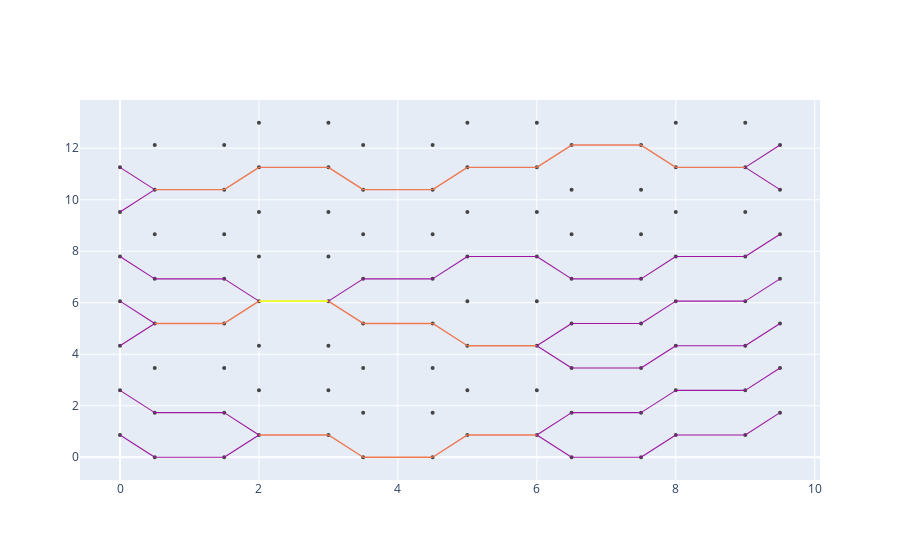

The notebook cell saved with this chart:
### Code cell


### Figure 1 — Plotly figure (JSON) as saved in the notebook; plotly's stock layout.template omitted (floating-point values rounded to 4 significant figures; data arrays with more than 128 entries replaced by an {"elided": "..."} marker saying what was removed)
{"data": [{"hoverinfo": "text", "hovertext": ["label: 0<br>source: 0.0<br>", "label: 1<br>source: -1.0<br>", "label: 2<br>source: 0.0<br>", "label: 3<br>source: -1.0<br>", "label: 4<br>source: 0.0<br>", "label: 5<br>source: -1.0<br>", "label: 6<br>source: 0.0<br>", "label: 7<br>source: -1.0<br>", "label: 8<br>source: 0.0<br>", "label: 9<br>source: -1.0<br>", "label: 10<br>source: 0.0<br>", "label: 11<br>source: -1.0<br>", "label: 12<br>source: 0.0<br>", "label: 13<br>source: -1.0<br>", "label: 14<br>source: 0.0<br>", "label: 15<br>source: 0.0<br>", "label: 16<br>source: 0.0<br>", "label: 17<br>source: 0.0<br>", "label: 18<br>source: 0.0<br>", "label: 19<br>source: 0.0<br>", "label: 20<br>source: 0.0<br>", "label: 21<br>source: 0.0<br>", "label: 22<br>source: 0.0<br>", "label: 23<br>source: 0.0<br>", "label: 24<br>source: 0.0<br>", "label: 25<br>source: 0.0<br>", "label: 26<br>source: 0.0<br>", "label: 27<br>source: 0.0<br>", "label: 28<br>source: 0.0<br>", "label: 29<br>source: 0.0<br>", "label: 30<br>source: 0.0<br>", "label: 31<br>source: 0.0<br>", "label: 32<br>source: 0.0<br>", "label: 33<br>source: 0.0<br>", "label: 34<br>source: 0.0<br>", "label: 35<br>source: 0.0<br>", "label: 36<br>source: 0.0<br>", "label: 37<br>source: 0.0<br>", "label: 38<br>source: 0.0<br>", "label: 39<br>source: 0.0<br>", "label: 40<br>source: 0.0<br>", "label: 41<br>source: 0.0<br>", "label: 42<br>source: 0.0<br>", "label: 43<br>source: 0.0<br>", "label: 44<br>source: 0.0<br>", "label: 45<br>source: 0.0<br>", "label: 46<br>source: 0.0<br>", "label: 47<br>source: 0.0<br>", "label: 48<br>source: 0.0<br>", "label: 49<br>source: 0.0<br>", "label: 50<br>source: 0.0<br>", "label: 51<br>source: 0.0<br>", "label: 52<br>source: 0.0<br>", "label: 53<br>source: 0.0<br>", "label: 54<br>source: 0.0<br>", "label: 55<br>source: 0.0<br>", "label: 56<br>source: 0.0<br>", "label: 57<br>source: 0.0<br>", "label: 58<br>source: 0.0<br>", "label: 59<br>source: 0.0<br>", "label: 60<br>source: 0.0<br>", "label: 61<br>source: 0.0<br>", "label: 62<br>source: 0.0<br>", "label: 63<br>source: 0.0<br>", "label: 64<br>source: 0.0<br>", "label: 65<br>source: 0.0<br>", "label: 66<br>source: 0.0<br>", "label: 67<br>source: 0.0<br>", "label: 68<br>source: 0.0<br>", "label: 69<br>source: 0.0<br>", "label: 70<br>source: 0.0<br>", "label: 71<br>source: 0.0<br>", "label: 72<br>source: 0.0<br>", "label: 73<br>source: 0.0<br>", "label: 74<br>source: 0.0<br>", "label: 75<br>source: 0.0<br>", "label: 76<br>source: 0.0<br>", "label: 77<br>source: 0.0<br>", "label: 78<br>source: 0.0<br>", "label: 79<br>source: 0.0<br>", "label: 80<br>source: 0.0<br>", "label: 81<br>source: 0.0<br>", "label: 82<br>source: 0.0<br>", "label: 83<br>source: 0.0<br>", "label: 84<br>source: 0.0<br>", "label: 85<br>source: 0.0<br>", "label: 86<br>source: 0.0<br>", "label: 87<br>source: 0.0<br>", "label: 88<br>source: 0.0<br>", "label: 89<br>source: 0.0<br>", "label: 90<br>source: 0.0<br>", "label: 91<br>source: 0.0<br>", "label: 92<br>source: 0.0<br>", "label: 93<br>source: 0.0<br>", "label: 94<br>source: 0.0<br>", "label: 95<br>source: 0.0<br>", "label: 96<br>source: 1.0<br>", "label: 97<br>source: 0.0<br>", "label: 98<br>source: 1.0<br>", "label: 99<br>source: 0.0<br>", "label: 100<br>source: 1.0<br>", "label: 101<br>source: 0.0<br>", "label: 102<br>source: 1.0<br>", "label: 103<br>source: 0.0<br>", "label: 104<br>source: 1.0<br>", "label: 105<br>source: 0.0<br>", "label: 106<br>source: 1.0<br>", "label: 107<br>source: 0.0<br>", "label: 108<br>source: 1.0<br>", "label: 109<br>source: 0.0<br>"], "marker": {"color": "#a845b5", "line": {"width": 2}, "size": 2}, "mode": "markers", "type": "scatter", "x": [0.5, 0, 0.5, 0, 0.5, 0, 0.5, 0, 0.5, 0, 0.5, 0, 0.5, 0, 0.5, 1.5, 2, 1.5, 2, 1.5, 2, 1.5, 2, 1.5, 2, 1.5, 2, 1.5, 2, 1.5, 2, 3.5, 3, 3.5, 3, 3.5, 3, 3.5, 3, 3.5, 3, 3.5, 3, 3.5, 3, 3.5, 3, 4.5, 5, 4.5, 5, 4.5, 5, 4.5, 5, 4.5, 5, 4.5, 5, 4.5, 5, 4.5, 5, 6.5, 6, 6.5, 6, 6.5, 6, 6.5, 6, 6.5, 6, 6.5, 6, 6.5, 6, 6.5, 6, 7.5, 8, 7.5, 8, 7.5, 8, 7.5, 8, 7.5, 8, 7.5, 8, 7.5, 8, 7.5, 8, 9, 9.5, 9, 9.5, 9, 9.5, 9, 9.5, 9, 9.5, 9, 9.5, 9, 9.5, 9], "y": [0, 0.866, 1.732, 2.598, 3.464, 4.33, 5.196, 6.062, 6.928, 7.794, 8.66, 9.526, 10.39, 11.26, 12.12, 0, 0.866, 1.732, 2.598, 3.464, 4.33, 5.196, 6.062, 6.928, 7.794, 8.66, 9.526, 10.39, 11.26, 12.12, 12.99, 0, 0.866, 1.732, 2.598, 3.464, 4.33, 5.196, 6.062, 6.928, 7.794, 8.66, 9.526, 10.39, 11.26, 12.12, 12.99, 0, 0.866, 1.732, 2.598, 3.464, 4.33, 5.196, 6.062, 6.928, 7.794, 8.66, 9.526, 10.39, 11.26, 12.12, 12.99, 0, 0.866, 1.732, 2.598, 3.464, 4.33, 5.196, 6.062, 6.928, 7.794, 8.66, 9.526, 10.39, 11.26, 12.12, 12.99, 0, 0.866, 1.732, 2.598, 3.464, 4.33, 5.196, 6.062, 6.928, 7.794, 8.66, 9.526, 10.39, 11.26, 12.12, 12.99, 0.866, 1.732, 2.598, 3.464, 4.33, 5.196, 6.062, 6.928, 7.794, 8.66, 9.526, 10.39, 11.26, 12.12, 12.99]}, {"hoverinfo": "none", "line": {"color": "rgb(156, 23, 158)", "width": 1.122}, "mode": "lines", "type": "scatter", "x": [0.5, 0, null], "y": [0, 0.866, null]}, {"hoverinfo": "none", "line": {"color": "rgb(156, 23, 158)", "width": 1.122}, "mode": "lines", "type": "scatter", "x": [0.5, 1.5, null], "y": [0, 0, null]}, {"hoverinfo": "none", "line": {"color": "rgb(13, 8, 135)", "width": 4.645e-05}, "mode": "lines", "type": "scatter", "x": [0, 0.5, null], "y": [0.866, 1.732, null]}, {"hoverinfo": "none", "line": {"color": "rgb(156, 23, 158)", "width": 1.122}, "mode": "lines", "type": "scatter", "x": [0.5, 0, null], "y": [1.732, 2.598, null]}, {"hoverinfo": "none", "line": {"color": "rgb(156, 23, 158)", "width": 1.122}, "mode": "lines", "type": "scatter", "x": [0.5, 1.5, null], "y": [1.732, 1.732, null]}, {"hoverinfo": "none", "line": {"color": "rgb(13, 8, 135)", "width": 5.368e-05}, "mode": "lines", "type": "scatter", "x": [0, 0.5, null], "y": [2.598, 3.464, null]}, {"hoverinfo": "none", "line": {"color": "rgb(13, 8, 135)", "width": 6.932e-05}, "mode": "lines", "type": "scatter", "x": [0.5, 0, null], "y": [3.464, 4.33, null]}, {"hoverinfo": "none", "line": {"color": "rgb(13, 8, 135)", "width": 7.868e-05}, "mode": "lines", "type": "scatter", "x": [0.5, 1.5, null], "y": [3.464, 3.464, null]}, {"hoverinfo": "none", "line": {"color": "rgb(156, 23, 158)", "width": 1.122}, "mode": "lines", "type": "scatter", "x": [0, 0.5, null], "y": [4.33, 5.196, null]}, {"hoverinfo": "none", "line": {"color": "rgb(156, 23, 158)", "width": 1.122}, "mode": "lines", "type": "scatter", "x": [0.5, 0, null], "y": [5.196, 6.062, null]}, {"hoverinfo": "none", "line": {"color": "rgb(237, 121, 83)", "width": 1.414}, "mode": "lines", "type": "scatter", "x": [0.5, 1.5, null], "y": [5.196, 5.196, null]}, {"hoverinfo": "none", "line": {"color": "rgb(13, 8, 135)", "width": 2.645e-05}, "mode": "lines", "type": "scatter", "x": [0, 0.5, null], "y": [6.062, 6.928, null]}, {"hoverinfo": "none", "line": {"color": "rgb(156, 23, 158)", "width": 1.122}, "mode": "lines", "type": "scatter", "x": [0.5, 0, null], "y": [6.928, 7.794, null]}, {"hoverinfo": "none", "line": {"color": "rgb(156, 23, 158)", "width": 1.122}, "mode": "lines", "type": "scatter", "x": [0.5, 1.5, null], "y": [6.928, 6.928, null]}, {"hoverinfo": "none", "line": {"color": "rgb(13, 8, 135)", "width": 0.000347}, "mode": "lines", "type": "scatter", "x": [0, 0.5, null], "y": [7.794, 8.66, null]}, {"hoverinfo": "none", "line": {"color": "rgb(13, 8, 135)", "width": 3.127e-05}, "mode": "lines", "type": "scatter", "x": [0.5, 0, null], "y": [8.66, 9.526, null]}, {"hoverinfo": "none", "line": {"color": "rgb(13, 8, 135)", "width": 0.000347}, "mode": "lines", "type": "scatter", "x": [0.5, 1.5, null], "y": [8.66, 8.66, null]}, {"hoverinfo": "none", "line": {"color": "rgb(156, 23, 158)", "width": 1.122}, "mode": "lines", "type": "scatter", "x": [0, 0.5, null], "y": [9.526, 10.39, null]}, {"hoverinfo": "none", "line": {"color": "rgb(156, 23, 158)", "width": 1.122}, "mode": "lines", "type": "scatter", "x": [0.5, 0, null], "y": [10.39, 11.26, null]}, {"hoverinfo": "none", "line": {"color": "rgb(237, 121, 83)", "width": 1.414}, "mode": "lines", "type": "scatter", "x": [0.5, 1.5, null], "y": [10.39, 10.39, null]}, {"hoverinfo": "none", "line": {"color": "rgb(13, 8, 135)", "width": 8.983e-05}, "mode": "lines", "type": "scatter", "x": [0, 0.5, null], "y": [11.26, 12.12, null]}, {"hoverinfo": "none", "line": {"color": "rgb(13, 8, 135)", "width": 8.983e-05}, "mode": "lines", "type": "scatter", "x": [0.5, 1.5, null], "y": [12.12, 12.12, null]}, {"hoverinfo": "none", "line": {"color": "rgb(156, 23, 158)", "width": 1.122}, "mode": "lines", "type": "scatter", "x": [1.5, 2, null], "y": [0, 0.866, null]}, {"hoverinfo": "none", "line": {"color": "rgb(156, 23, 158)", "width": 1.122}, "mode": "lines", "type": "scatter", "x": [2, 1.5, null], "y": [0.866, 1.732, null]}, {"hoverinfo": "none", "line": {"color": "rgb(237, 121, 83)", "width": 1.414}, "mode": "lines", "type": "scatter", "x": [2, 3, null], "y": [0.866, 0.866, null]}, {"hoverinfo": "none", "line": {"color": "rgb(13, 8, 135)", "width": 6.384e-05}, "mode": "lines", "type": "scatter", "x": [1.5, 2, null], "y": [1.732, 2.598, null]}, {"hoverinfo": "none", "line": {"color": "rgb(13, 8, 135)", "width": 6.998e-05}, "mode": "lines", "type": "scatter", "x": [2, 1.5, null], "y": [2.598, 3.464, null]}, {"hoverinfo": "none", "line": {"color": "rgb(13, 8, 135)", "width": 8.445e-05}, "mode": "lines", "type": "scatter", "x": [2, 3, null], "y": [2.598, 2.598, null]}, {"hoverinfo": "none", "line": {"color": "rgb(13, 8, 135)", "width": 5.262e-05}, "mode": "lines", "type": "scatter", "x": [1.5, 2, null], "y": [3.464, 4.33, null]}, {"hoverinfo": "none", "line": {"color": "rgb(13, 8, 135)", "width": 4.229e-05}, "mode": "lines", "type": "scatter", "x": [2, 1.5, null], "y": [4.33, 5.196, null]}, {"hoverinfo": "none", "line": {"color": "rgb(13, 8, 135)", "width": 6.021e-05}, "mode": "lines", "type": "scatter", "x": [2, 3, null], "y": [4.33, 4.33, null]}, {"hoverinfo": "none", "line": {"color": "rgb(237, 121, 83)", "width": 1.414}, "mode": "lines", "type": "scatter", "x": [1.5, 2, null], "y": [5.196, 6.062, null]}, {"hoverinfo": "none", "line": {"color": "rgb(156, 23, 158)", "width": 1.122}, "mode": "lines", "type": "scatter", "x": [2, 1.5, null], "y": [6.062, 6.928, null]}, {"hoverinfo": "none", "line": {"color": "rgb(240, 249, 33)", "width": 1.619}, "mode": "lines", "type": "scatter", "x": [2, 3, null], "y": [6.062, 6.062, null]}, {"hoverinfo": "none", "line": {"color": "rgb(13, 8, 135)", "width": 4.334e-05}, "mode": "lines", "type": "scatter", "x": [1.5, 2, null], "y": [6.928, 7.794, null]}, {"hoverinfo": "none", "line": {"color": "rgb(13, 8, 135)", "width": 7.903e-05}, "mode": "lines", "type": "scatter", "x": [2, 1.5, null], "y": [7.794, 8.66, null]}, {"hoverinfo": "none", "line": {"color": "rgb(13, 8, 135)", "width": 8.286e-05}, "mode": "lines", "type": "scatter", "x": [2, 3, null], "y": [7.794, 7.794, null]}, {"hoverinfo": "none", "line": {"color": "rgb(13, 8, 135)", "width": 0.0003463}, "mode": "lines", "type": "scatter", "x": [1.5, 2, null], "y": [8.66, 9.526, null]}, {"hoverinfo": "none", "line": {"color": "rgb(13, 8, 135)", "width": 0.0001189}, "mode": "lines", "type": "scatter", "x": [2, 1.5, null], "y": [9.526, 10.39, null]}, {"hoverinfo": "none", "line": {"color": "rgb(13, 8, 135)", "width": 0.0003473}, "mode": "lines", "type": "scatter", "x": [2, 3, null], "y": [9.526, 9.526, null]}, {"hoverinfo": "none", "line": {"color": "rgb(237, 121, 83)", "width": 1.414}, "mode": "lines", "type": "scatter", "x": [1.5, 2, null], "y": [10.39, 11.26, null]}, {"hoverinfo": "none", "line": {"color": "rgb(13, 8, 135)", "width": 7.272e-05}, "mode": "lines", "type": "scatter", "x": [2, 1.5, null], "y": [11.26, 12.12, null]}, {"hoverinfo": "none", "line": {"color": "rgb(237, 121, 83)", "width": 1.414}, "mode": "lines", "type": "scatter", "x": [2, 3, null], "y": [11.26, 11.26, null]}, {"hoverinfo": "none", "line": {"color": "rgb(13, 8, 135)", "width": 6.993e-05}, "mode": "lines", "type": "scatter", "x": [1.5, 2, null], "y": [12.12, 12.99, null]}, {"hoverinfo": "none", "line": {"color": "rgb(13, 8, 135)", "width": 6.993e-05}, "mode": "lines", "type": "scatter", "x": [2, 3, null], "y": [12.99, 12.99, null]}, {"hoverinfo": "none", "line": {"color": "rgb(237, 121, 83)", "width": 1.414}, "mode": "lines", "type": "scatter", "x": [3.5, 3, null], "y": [0, 0.866, null]}, {"hoverinfo": "none", "line": {"color": "rgb(237, 121, 83)", "width": 1.414}, "mode": "lines", "type": "scatter", "x": [3.5, 4.5, null], "y": [0, 0, null]}, {"hoverinfo": "none", "line": {"color": "rgb(13, 8, 135)", "width": 3.361e-05}, "mode": "lines", "type": "scatter", "x": [3, 3.5, null], "y": [0.866, 1.732, null]}, {"hoverinfo": "none", "line": {"color": "rgb(13, 8, 135)", "width": 5.429e-05}, "mode": "lines", "type": "scatter", "x": [3.5, 3, null], "y": [1.732, 2.598, null]}, {"hoverinfo": "none", "line": {"color": "rgb(13, 8, 135)", "width": 5.782e-05}, "mode": "lines", "type": "scatter", "x": [3.5, 4.5, null], "y": [1.732, 1.732, null]}, {"hoverinfo": "none", "line": {"color": "rgb(13, 8, 135)", "width": 7.632e-05}, "mode": "lines", "type": "scatter", "x": [3, 3.5, null], "y": [2.598, 3.464, null]}, {"hoverinfo": "none", "line": {"color": "rgb(13, 8, 135)", "width": 3.531e-05}, "mode": "lines", "type": "scatter", "x": [3.5, 3, null], "y": [3.464, 4.33, null]}, {"hoverinfo": "none", "line": {"color": "rgb(13, 8, 135)", "width": 7.833e-05}, "mode": "lines", "type": "scatter", "x": [3.5, 4.5, null], "y": [3.464, 3.464, null]}, {"hoverinfo": "none", "line": {"color": "rgb(13, 8, 135)", "width": 5.623e-05}, "mode": "lines", "type": "scatter", "x": [3, 3.5, null], "y": [4.33, 5.196, null]}, {"hoverinfo": "none", "line": {"color": "rgb(237, 121, 83)", "width": 1.414}, "mode": "lines", "type": "scatter", "x": [3.5, 3, null], "y": [5.196, 6.062, null]}, {"hoverinfo": "none", "line": {"color": "rgb(237, 121, 83)", "width": 1.414}, "mode": "lines", "type": "scatter", "x": [3.5, 4.5, null], "y": [5.196, 5.196, null]}, {"hoverinfo": "none", "line": {"color": "rgb(156, 23, 158)", "width": 1.122}, "mode": "lines", "type": "scatter", "x": [3, 3.5, null], "y": [6.062, 6.928, null]}, {"hoverinfo": "none", "line": {"color": "rgb(13, 8, 135)", "width": 7.072e-05}, "mode": "lines", "type": "scatter", "x": [3.5, 3, null], "y": [6.928, 7.794, null]}, {"hoverinfo": "none", "line": {"color": "rgb(156, 23, 158)", "width": 1.122}, "mode": "lines", "type": "scatter", "x": [3.5, 4.5, null], "y": [6.928, 6.928, null]}, {"hoverinfo": "none", "line": {"color": "rgb(13, 8, 135)", "width": 6.051e-05}, "mode": "lines", "type": "scatter", "x": [3, 3.5, null], "y": [7.794, 8.66, null]}, {"hoverinfo": "none", "line": {"color": "rgb(13, 8, 135)", "width": 0.0003466}, "mode": "lines", "type": "scatter", "x": [3.5, 3, null], "y": [8.66, 9.526, null]}, {"hoverinfo": "none", "line": {"color": "rgb(13, 8, 135)", "width": 0.0003469}, "mode": "lines", "type": "scatter", "x": [3.5, 4.5, null], "y": [8.66, 8.66, null]}, {"hoverinfo": "none", "line": {"color": "rgb(13, 8, 135)", "width": 7.623e-05}, "mode": "lines", "type": "scatter", "x": [3, 3.5, null], "y": [9.526, 10.39, null]}, {"hoverinfo": "none", "line": {"color": "rgb(237, 121, 83)", "width": 1.414}, "mode": "lines", "type": "scatter", "x": [3.5, 3, null], "y": [10.39, 11.26, null]}, {"hoverinfo": "none", "line": {"color": "rgb(237, 121, 83)", "width": 1.414}, "mode": "lines", "type": "scatter", "x": [3.5, 4.5, null], "y": [10.39, 10.39, null]}, {"hoverinfo": "none", "line": {"color": "rgb(13, 8, 135)", "width": 5.788e-05}, "mode": "lines", "type": "scatter", "x": [3, 3.5, null], "y": [11.26, 12.12, null]}, {"hoverinfo": "none", "line": {"color": "rgb(13, 8, 135)", "width": 6.993e-05}, "mode": "lines", "type": "scatter", "x": [3.5, 3, null], "y": [12.12, 12.99, null]}, {"hoverinfo": "none", "line": {"color": "rgb(13, 8, 135)", "width": 8.115e-05}, "mode": "lines", "type": "scatter", "x": [3.5, 4.5, null], "y": [12.12, 12.12, null]}, {"hoverinfo": "none", "line": {"color": "rgb(237, 121, 83)", "width": 1.414}, "mode": "lines", "type": "scatter", "x": [4.5, 5, null], "y": [0, 0.866, null]}, {"hoverinfo": "none", "line": {"color": "rgb(13, 8, 135)", "width": 3.878e-05}, "mode": "lines", "type": "scatter", "x": [5, 4.5, null], "y": [0.866, 1.732, null]}, {"hoverinfo": "none", "line": {"color": "rgb(237, 121, 83)", "width": 1.414}, "mode": "lines", "type": "scatter", "x": [5, 6, null], "y": [0.866, 0.866, null]}, {"hoverinfo": "none", "line": {"color": "rgb(13, 8, 135)", "width": 5.14e-05}, "mode": "lines", "type": "scatter", "x": [4.5, 5, null], "y": [1.732, 2.598, null]}, {"hoverinfo": "none", "line": {"color": "rgb(13, 8, 135)", "width": 6.599e-05}, "mode": "lines", "type": "scatter", "x": [5, 4.5, null], "y": [2.598, 3.464, null]}, {"hoverinfo": "none", "line": {"color": "rgb(13, 8, 135)", "width": 7.49e-05}, "mode": "lines", "type": "scatter", "x": [5, 6, null], "y": [2.598, 2.598, null]}, {"hoverinfo": "none", "line": {"color": "rgb(13, 8, 135)", "width": 5.795e-05}, "mode": "lines", "type": "scatter", "x": [4.5, 5, null], "y": [3.464, 4.33, null]}, {"hoverinfo": "none", "line": {"color": "rgb(237, 121, 83)", "width": 1.414}, "mode": "lines", "type": "scatter", "x": [5, 4.5, null], "y": [4.33, 5.196, null]}, {"hoverinfo": "none", "line": {"color": "rgb(237, 121, 83)", "width": 1.414}, "mode": "lines", "type": "scatter", "x": [5, 6, null], "y": [4.33, 4.33, null]}, {"hoverinfo": "none", "line": {"color": "rgb(13, 8, 135)", "width": 7.282e-05}, "mode": "lines", "type": "scatter", "x": [4.5, 5, null], "y": [5.196, 6.062, null]}, {"hoverinfo": "none", "line": {"color": "rgb(13, 8, 135)", "width": 6.751e-05}, "mode": "lines", "type": "scatter", "x": [5, 4.5, null], "y": [6.062, 6.928, null]}, {"hoverinfo": "none", "line": {"color": "rgb(13, 8, 135)", "width": 8.779e-05}, "mode": "lines", "type": "scatter", "x": [5, 6, null], "y": [6.062, 6.062, null]}, {"hoverinfo": "none", "line": {"color": "rgb(156, 23, 158)", "width": 1.122}, "mode": "lines", "type": "scatter", "x": [4.5, 5, null], "y": [6.928, 7.794, null]}, {"hoverinfo": "none", "line": {"color": "rgb(13, 8, 135)", "width": 2.5e-05}, "mode": "lines", "type": "scatter", "x": [5, 4.5, null], "y": [7.794, 8.66, null]}, {"hoverinfo": "none", "line": {"color": "rgb(156, 23, 158)", "width": 1.122}, "mode": "lines", "type": "scatter", "x": [5, 6, null], "y": [7.794, 7.794, null]}, {"hoverinfo": "none", "line": {"color": "rgb(13, 8, 135)", "width": 0.0003469}, "mode": "lines", "type": "scatter", "x": [4.5, 5, null], "y": [8.66, 9.526, null]}, {"hoverinfo": "none", "line": {"color": "rgb(13, 8, 135)", "width": 7.858e-05}, "mode": "lines", "type": "scatter", "x": [5, 4.5, null], "y": [9.526, 10.39, null]}, {"hoverinfo": "none", "line": {"color": "rgb(13, 8, 135)", "width": 0.0003477}, "mode": "lines", "type": "scatter", "x": [5, 6, null], "y": [9.526, 9.526, null]}, {"hoverinfo": "none", "line": {"color": "rgb(237, 121, 83)", "width": 1.414}, "mode": "lines", "type": "scatter", "x": [4.5, 5, null], "y": [10.39, 11.26, null]}, {"hoverinfo": "none", "line": {"color": "rgb(13, 8, 135)", "width": 4.162e-05}, "mode": "lines", "type": "scatter", "x": [5, 4.5, null], "y": [11.26, 12.12, null]}, {"hoverinfo": "none", "line": {"color": "rgb(237, 121, 83)", "width": 1.414}, "mode": "lines", "type": "scatter", "x": [5, 6, null], "y": [11.26, 11.26, null]}, {"hoverinfo": "none", "line": {"color": "rgb(13, 8, 135)", "width": 7.772e-05}, "mode": "lines", "type": "scatter", "x": [4.5, 5, null], "y": [12.12, 12.99, null]}, {"hoverinfo": "none", "line": {"color": "rgb(13, 8, 135)", "width": 7.772e-05}, "mode": "lines", "type": "scatter", "x": [5, 6, null], "y": [12.99, 12.99, null]}, {"hoverinfo": "none", "line": {"color": "rgb(156, 23, 158)", "width": 1.122}, "mode": "lines", "type": "scatter", "x": [6.5, 6, null], "y": [0, 0.866, null]}, {"hoverinfo": "none", "line": {"color": "rgb(156, 23, 158)", "width": 1.122}, "mode": "lines", "type": "scatter", "x": [6.5, 7.5, null], "y": [0, 0, null]}, {"hoverinfo": "none", "line": {"color": "rgb(156, 23, 158)", "width": 1.122}, "mode": "lines", "type": "scatter", "x": [6, 6.5, null], "y": [0.866, 1.732, null]}, {"hoverinfo": "none", "line": {"color": "rgb(13, 8, 135)", "width": 6.449e-05}, "mode": "lines", "type": "scatter", "x": [6.5, 6, null], "y": [1.732, 2.598, null]}, {"hoverinfo": "none", "line": {"color": "rgb(156, 23, 158)", "width": 1.122}, "mode": "lines", "type": "scatter", "x": [6.5, 7.5, null], "y": [1.732, 1.732, null]}, {"hoverinfo": "none", "line": {"color": "rgb(13, 8, 135)", "width": 5.368e-05}, "mode": "lines", "type": "scatter", "x": [6, 6.5, null], "y": [2.598, 3.464, null]}, {"hoverinfo": "none", "line": {"color": "rgb(156, 23, 158)", "width": 1.122}, "mode": "lines", "type": "scatter", "x": [6.5, 6, null], "y": [3.464, 4.33, null]}, {"hoverinfo": "none", "line": {"color": "rgb(156, 23, 158)", "width": 1.122}, "mode": "lines", "type": "scatter", "x": [6.5, 7.5, null], "y": [3.464, 3.464, null]}, {"hoverinfo": "none", "line": {"color": "rgb(156, 23, 158)", "width": 1.122}, "mode": "lines", "type": "scatter", "x": [6, 6.5, null], "y": [4.33, 5.196, null]}, {"hoverinfo": "none", "line": {"color": "rgb(13, 8, 135)", "width": 4.044e-05}, "mode": "lines", "type": "scatter", "x": [6.5, 6, null], "y": [5.196, 6.062, null]}, {"hoverinfo": "none", "line": {"color": "rgb(156, 23, 158)", "width": 1.122}, "mode": "lines", "type": "scatter", "x": [6.5, 7.5, null], "y": [5.196, 5.196, null]}, {"hoverinfo": "none", "line": {"color": "rgb(13, 8, 135)", "width": 8.841e-05}, "mode": "lines", "type": "scatter", "x": [6, 6.5, null], "y": [6.062, 6.928, null]}, {"hoverinfo": "none", "line": {"color": "rgb(156, 23, 158)", "width": 1.122}, "mode": "lines", "type": "scatter", "x": [6.5, 6, null], "y": [6.928, 7.794, null]}, {"hoverinfo": "none", "line": {"color": "rgb(156, 23, 158)", "width": 1.122}, "mode": "lines", "type": "scatter", "x": [6.5, 7.5, null], "y": [6.928, 6.928, null]}, {"hoverinfo": "none", "line": {"color": "rgb(13, 8, 135)", "width": 8.32e-05}, "mode": "lines", "type": "scatter", "x": [6, 6.5, null], "y": [7.794, 8.66, null]}, {"hoverinfo": "none", "line": {"color": "rgb(13, 8, 135)", "width": 0.0003477}, "mode": "lines", "type": "scatter", "x": [6.5, 6, null], "y": [8.66, 9.526, null]}, {"hoverinfo": "none", "line": {"color": "rgb(13, 8, 135)", "width": 0.0003487}, "mode": "lines", "type": "scatter", "x": [6.5, 7.5, null], "y": [8.66, 8.66, null]}, {"hoverinfo": "none", "line": {"color": "rgb(13, 8, 135)", "width": 3.992e-05}, "mode": "lines", "type": "scatter", "x": [6, 6.5, null], "y": [9.526, 10.39, null]}, {"hoverinfo": "none", "line": {"color": "rgb(13, 8, 135)", "width": 0.0001327}, "mode": "lines", "type": "scatter", "x": [6.5, 6, null], "y": [10.39, 11.26, null]}, {"hoverinfo": "none", "line": {"color": "rgb(13, 8, 135)", "width": 0.0001331}, "mode": "lines", "type": "scatter", "x": [6.5, 7.5, null], "y": [10.39, 10.39, null]}, {"hoverinfo": "none", "line": {"color": "rgb(237, 121, 83)", "width": 1.414}, "mode": "lines", "type": "scatter", "x": [6, 6.5, null], "y": [11.26, 12.12, null]}, {"hoverinfo": "none", "line": {"color": "rgb(13, 8, 135)", "width": 7.772e-05}, "mode": "lines", "type": "scatter", "x": [6.5, 6, null], "y": [12.12, 12.99, null]}, {"hoverinfo": "none", "line": {"color": "rgb(237, 121, 83)", "width": 1.414}, "mode": "lines", "type": "scatter", "x": [6.5, 7.5, null], "y": [12.12, 12.12, null]}, {"hoverinfo": "none", "line": {"color": "rgb(156, 23, 158)", "width": 1.122}, "mode": "lines", "type": "scatter", "x": [7.5, 8, null], "y": [0, 0.866, null]}, {"hoverinfo": "none", "line": {"color": "rgb(13, 8, 135)", "width": 9.009e-05}, "mode": "lines", "type": "scatter", "x": [8, 7.5, null], "y": [0.866, 1.732, null]}, {"hoverinfo": "none", "line": {"color": "rgb(156, 23, 158)", "width": 1.122}, "mode": "lines", "type": "scatter", "x": [8, 9, null], "y": [0.866, 0.866, null]}, {"hoverinfo": "none", "line": {"color": "rgb(156, 23, 158)", "width": 1.122}, "mode": "lines", "type": "scatter", "x": [7.5, 8, null], "y": [1.732, 2.598, null]}, {"hoverinfo": "none", "line": {"color": "rgb(13, 8, 135)", "width": 3.899e-05}, "mode": "lines", "type": "scatter", "x": [8, 7.5, null], "y": [2.598, 3.464, null]}, {"hoverinfo": "none", "line": {"color": "rgb(156, 23, 158)", "width": 1.122}, "mode": "lines", "type": "scatter", "x": [8, 9, null], "y": [2.598, 2.598, null]}, {"hoverinfo": "none", "line": {"color": "rgb(156, 23, 158)", "width": 1.122}, "mode": "lines", "type": "scatter", "x": [7.5, 8, null], "y": [3.464, 4.33, null]}, {"hoverinfo": "none", "line": {"color": "rgb(13, 8, 135)", "width": 4.368e-05}, "mode": "lines", "type": "scatter", "x": [8, 7.5, null], "y": [4.33, 5.196, null]}, {"hoverinfo": "none", "line": {"color": "rgb(156, 23, 158)", "width": 1.122}, "mode": "lines", "type": "scatter", "x": [8, 9, null], "y": [4.33, 4.33, null]}, {"hoverinfo": "none", "line": {"color": "rgb(156, 23, 158)", "width": 1.122}, "mode": "lines", "type": "scatter", "x": [7.5, 8, null], "y": [5.196, 6.062, null]}, {"hoverinfo": "none", "line": {"color": "rgb(13, 8, 135)", "width": 2.791e-05}, "mode": "lines", "type": "scatter", "x": [8, 7.5, null], "y": [6.062, 6.928, null]}, {"hoverinfo": "none", "line": {"color": "rgb(156, 23, 158)", "width": 1.122}, "mode": "lines", "type": "scatter", "x": [8, 9, null], "y": [6.062, 6.062, null]}, {"hoverinfo": "none", "line": {"color": "rgb(156, 23, 158)", "width": 1.122}, "mode": "lines", "type": "scatter", "x": [7.5, 8, null], "y": [6.928, 7.794, null]}, {"hoverinfo": "none", "line": {"color": "rgb(13, 8, 135)", "width": 0.0003475}, "mode": "lines", "type": "scatter", "x": [8, 7.5, null], "y": [7.794, 8.66, null]}, {"hoverinfo": "none", "line": {"color": "rgb(156, 23, 158)", "width": 1.122}, "mode": "lines", "type": "scatter", "x": [8, 9, null], "y": [7.794, 7.794, null]}, {"hoverinfo": "none", "line": {"color": "rgb(13, 8, 135)", "width": 0.00012}, "mode": "lines", "type": "scatter", "x": [7.5, 8, null], "y": [8.66, 9.526, null]}, {"hoverinfo": "none", "line": {"color": "rgb(13, 8, 135)", "width": 0.0001328}, "mode": "lines", "type": "scatter", "x": [8, 7.5, null], "y": [9.526, 10.39, null]}, {"hoverinfo": "none", "line": {"color": "rgb(13, 8, 135)", "width": 0.0001558}, "mode": "lines", "type": "scatter", "x": [8, 9, null], "y": [9.526, 9.526, null]}, {"hoverinfo": "none", "line": {"color": "rgb(13, 8, 135)", "width": 3.823e-05}, "mode": "lines", "type": "scatter", "x": [7.5, 8, null], "y": [10.39, 11.26, null]}, {"hoverinfo": "none", "line": {"color": "rgb(237, 121, 83)", "width": 1.414}, "mode": "lines", "type": "scatter", "x": [8, 7.5, null], "y": [11.26, 12.12, null]}, {"hoverinfo": "none", "line": {"color": "rgb(237, 121, 83)", "width": 1.414}, "mode": "lines", "type": "scatter", "x": [8, 9, null], "y": [11.26, 11.26, null]}, {"hoverinfo": "none", "line": {"color": "rgb(13, 8, 135)", "width": 5.654e-05}, "mode": "lines", "type": "scatter", "x": [7.5, 8, null], "y": [12.12, 12.99, null]}, {"hoverinfo": "none", "line": {"color": "rgb(13, 8, 135)", "width": 5.654e-05}, "mode": "lines", "type": "scatter", "x": [8, 9, null], "y": [12.99, 12.99, null]}, {"hoverinfo": "none", "line": {"color": "rgb(156, 23, 158)", "width": 1.122}, "mode": "lines", "type": "scatter", "x": [9, 9.5, null], "y": [0.866, 1.732, null]}, {"hoverinfo": "none", "line": {"color": "rgb(13, 8, 135)", "width": 3.431e-05}, "mode": "lines", "type": "scatter", "x": [9.5, 9, null], "y": [1.732, 2.598, null]}, {"hoverinfo": "none", "line": {"color": "rgb(156, 23, 158)", "width": 1.122}, "mode": "lines", "type": "scatter", "x": [9, 9.5, null], "y": [2.598, 3.464, null]}, {"hoverinfo": "none", "line": {"color": "rgb(13, 8, 135)", "width": 4.056e-05}, "mode": "lines", "type": "scatter", "x": [9.5, 9, null], "y": [3.464, 4.33, null]}, {"hoverinfo": "none", "line": {"color": "rgb(156, 23, 158)", "width": 1.122}, "mode": "lines", "type": "scatter", "x": [9, 9.5, null], "y": [4.33, 5.196, null]}, {"hoverinfo": "none", "line": {"color": "rgb(13, 8, 135)", "width": 3.066e-05}, "mode": "lines", "type": "scatter", "x": [9.5, 9, null], "y": [5.196, 6.062, null]}, {"hoverinfo": "none", "line": {"color": "rgb(156, 23, 158)", "width": 1.122}, "mode": "lines", "type": "scatter", "x": [9, 9.5, null], "y": [6.062, 6.928, null]}, {"hoverinfo": "none", "line": {"color": "rgb(13, 8, 135)", "width": 3.492e-05}, "mode": "lines", "type": "scatter", "x": [9.5, 9, null], "y": [6.928, 7.794, null]}, {"hoverinfo": "none", "line": {"color": "rgb(156, 23, 158)", "width": 1.122}, "mode": "lines", "type": "scatter", "x": [9, 9.5, null], "y": [7.794, 8.66, null]}, {"hoverinfo": "none", "line": {"color": "rgb(13, 8, 135)", "width": 4.004e-05}, "mode": "lines", "type": "scatter", "x": [9.5, 9, null], "y": [8.66, 9.526, null]}, {"hoverinfo": "none", "line": {"color": "rgb(13, 8, 135)", "width": 0.0001551}, "mode": "lines", "type": "scatter", "x": [9, 9.5, null], "y": [9.526, 10.39, null]}, {"hoverinfo": "none", "line": {"color": "rgb(156, 23, 158)", "width": 1.122}, "mode": "lines", "type": "scatter", "x": [9.5, 9, null], "y": [10.39, 11.26, null]}, {"hoverinfo": "none", "line": {"color": "rgb(156, 23, 158)", "width": 1.122}, "mode": "lines", "type": "scatter", "x": [9, 9.5, null], "y": [11.26, 12.12, null]}, {"hoverinfo": "none", "line": {"color": "rgb(13, 8, 135)", "width": 5.654e-05}, "mode": "lines", "type": "scatter", "x": [9.5, 9, null], "y": [12.12, 12.99, null]}, {"hoverinfo": "text", "marker": {"color": {"elided": "151 float values"}, "opacity": 0}, "mode": "markers", "text": {"elided": "151 str values"}, "type": "scatter", "x": {"elided": "151 float values"}, "y": {"elided": "151 float values"}}], "layout": {"showlegend": false}}
